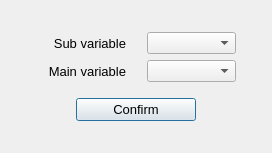
<?xml version="1.0" encoding="UTF-8"?>
<ui version="4.0">
 <class>DialogScattetPlot2D</class>
 <widget class="QDialog" name="DialogScattetPlot2D">
  <property name="geometry">
   <rect>
    <x>0</x>
    <y>0</y>
    <width>272</width>
    <height>153</height>
   </rect>
  </property>
  <property name="windowTitle">
   <string>Dialog</string>
  </property>
  <layout class="QGridLayout" name="gridLayout">
   <item row="0" column="0">
    <spacer name="horizontalSpacer_3">
     <property name="orientation">
      <enum>Qt::Horizontal</enum>
     </property>
     <property name="sizeType">
      <enum>QSizePolicy::Maximum</enum>
     </property>
     <property name="sizeHint" stdset="0">
      <size>
       <width>25</width>
       <height>20</height>
      </size>
     </property>
    </spacer>
   </item>
   <item row="0" column="1">
    <layout class="QVBoxLayout" name="verticalLayout">
     <item>
      <layout class="QHBoxLayout" name="horizontalLayout_3">
       <item>
        <widget class="QLabel" name="label">
         <property name="font">
          <font>
           <pointsize>10</pointsize>
          </font>
         </property>
         <property name="text">
          <string>Sub variable</string>
         </property>
         <property name="alignment">
          <set>Qt::AlignRight|Qt::AlignTrailing|Qt::AlignVCenter</set>
         </property>
        </widget>
       </item>
       <item>
        <spacer name="horizontalSpacer_6">
         <property name="orientation">
          <enum>Qt::Horizontal</enum>
         </property>
         <property name="sizeType">
          <enum>QSizePolicy::Maximum</enum>
         </property>
         <property name="sizeHint" stdset="0">
          <size>
           <width>15</width>
           <height>20</height>
          </size>
         </property>
        </spacer>
       </item>
       <item>
        <widget class="QComboBox" name="SubVarComboBox"/>
       </item>
      </layout>
     </item>
     <item>
      <layout class="QHBoxLayout" name="horizontalLayout_2">
       <item>
        <widget class="QLabel" name="label_2">
         <property name="font">
          <font>
           <pointsize>10</pointsize>
          </font>
         </property>
         <property name="text">
          <string>Main variable</string>
         </property>
         <property name="alignment">
          <set>Qt::AlignRight|Qt::AlignTrailing|Qt::AlignVCenter</set>
         </property>
        </widget>
       </item>
       <item>
        <spacer name="horizontalSpacer_5">
         <property name="orientation">
          <enum>Qt::Horizontal</enum>
         </property>
         <property name="sizeType">
          <enum>QSizePolicy::Maximum</enum>
         </property>
         <property name="sizeHint" stdset="0">
          <size>
           <width>15</width>
           <height>20</height>
          </size>
         </property>
        </spacer>
       </item>
       <item>
        <widget class="QComboBox" name="MainVarComboBox">
         <property name="sizePolicy">
          <sizepolicy hsizetype="Minimum" vsizetype="Fixed">
           <horstretch>0</horstretch>
           <verstretch>0</verstretch>
          </sizepolicy>
         </property>
        </widget>
       </item>
      </layout>
     </item>
     <item>
      <spacer name="verticalSpacer">
       <property name="orientation">
        <enum>Qt::Vertical</enum>
       </property>
       <property name="sizeType">
        <enum>QSizePolicy::Maximum</enum>
       </property>
       <property name="sizeHint" stdset="0">
        <size>
         <width>20</width>
         <height>10</height>
        </size>
       </property>
      </spacer>
     </item>
     <item>
      <layout class="QHBoxLayout" name="horizontalLayout">
       <item>
        <spacer name="horizontalSpacer">
         <property name="orientation">
          <enum>Qt::Horizontal</enum>
         </property>
         <property name="sizeType">
          <enum>QSizePolicy::Maximum</enum>
         </property>
         <property name="sizeHint" stdset="0">
          <size>
           <width>40</width>
           <height>20</height>
          </size>
         </property>
        </spacer>
       </item>
       <item>
        <widget class="QPushButton" name="ConfirmPushButton">
         <property name="font">
          <font>
           <pointsize>10</pointsize>
          </font>
         </property>
         <property name="text">
          <string>Confirm</string>
         </property>
        </widget>
       </item>
       <item>
        <spacer name="horizontalSpacer_2">
         <property name="orientation">
          <enum>Qt::Horizontal</enum>
         </property>
         <property name="sizeType">
          <enum>QSizePolicy::Maximum</enum>
         </property>
         <property name="sizeHint" stdset="0">
          <size>
           <width>40</width>
           <height>20</height>
          </size>
         </property>
        </spacer>
       </item>
      </layout>
     </item>
    </layout>
   </item>
   <item row="0" column="2">
    <spacer name="horizontalSpacer_4">
     <property name="font">
      <font>
       <pointsize>10</pointsize>
      </font>
     </property>
     <property name="orientation">
      <enum>Qt::Horizontal</enum>
     </property>
     <property name="sizeType">
      <enum>QSizePolicy::Maximum</enum>
     </property>
     <property name="sizeHint" stdset="0">
      <size>
       <width>25</width>
       <height>20</height>
      </size>
     </property>
    </spacer>
   </item>
  </layout>
 </widget>
 <resources/>
 <connections/>
</ui>
